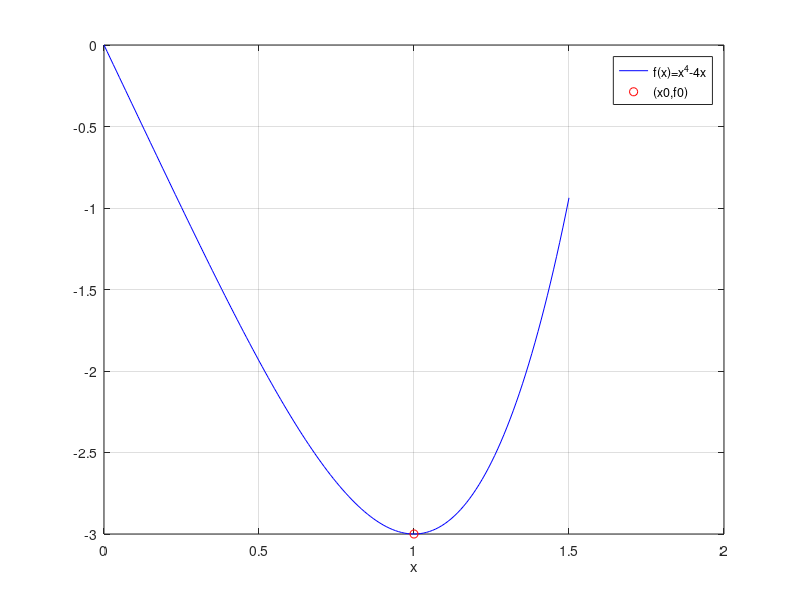

Write MATLAB code to recreate this figure.
clear all;
clc;

f = @(x) x.^4 - 4*x;
x = linspace(0, 1.5, 151);
[f0,i0] = min(f(x)); x0 = x(i0);

plot(x,f(x), 'b-', x0,f0,'ro');
xlabel('x'); grid;
legend('f(x)=x^4-4x', '(x0,f0)');